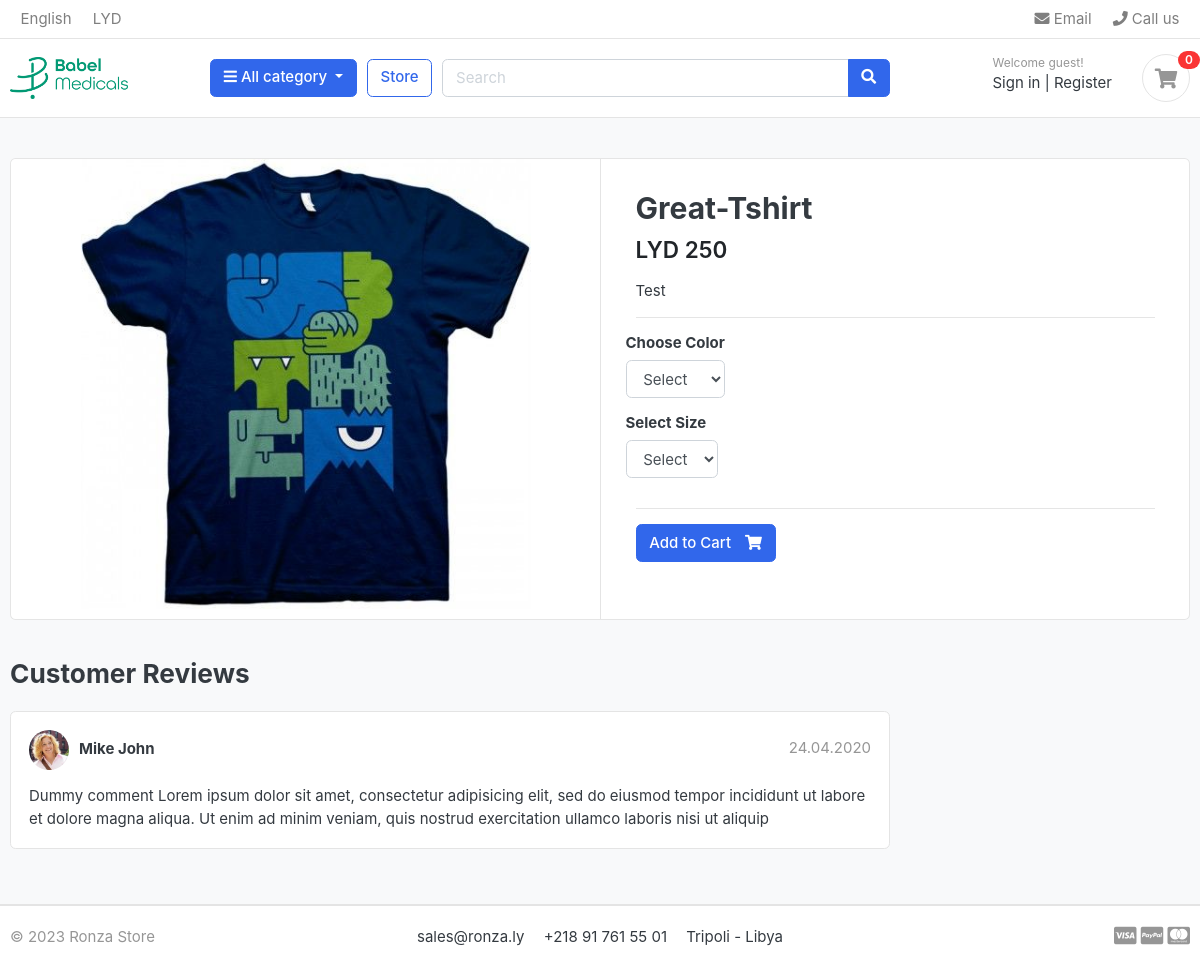
Screenshot of /store/category/t-shirt/great-tshirt/ with the database file from the repository.
### store/models.py (models this page shows, shortened)
class Product(models.Model):
    product_name = models.CharField(max_length=200, unique=True)
    slug = models.SlugField(max_length=200, unique=True)
    description = models.TextField(max_length=500, blank=True)
    price = models.IntegerField()
    images = models.ImageField(upload_to='photos/products')
    stock = models.IntegerField()
    is_available = models.BooleanField(default=True)
    category = models.ForeignKey(Category,on_delete=models.CASCADE)
    create_date = models.DateTimeField(auto_now_add=True)
    modified_date = models.DateTimeField(auto_now=True)

### store/views.py (the view)
# urls.py: path('store/category/<slug:category_slug>/<slug:product_slug>/', views.product_detail, name='product_detail'),
def product_detail(request, category_slug, product_slug):
    try:
        single_product = Product.objects.get(category__slug=category_slug, slug=product_slug)
        in_cart = CartItem.objects.filter(cart__cart_id=_cart_id(request), product=single_product).exists()
    except Exception as e:
        raise e
    context = {
        'single_product': single_product,
        'in_cart' : in_cart,
    }
    return render(request, 'store/product_detail.html', context)

### carts/context_processore.py (called while the page is built)
def counter(request):
    cart_count = 0
    if 'admin' in request.path:
        return{}
    else:
        try:
            cart = Cart.objects.filter(cart_id=_cart_id(request))
            cart_items = CartItem.objects.all().filter(cart=cart[:1])
            for cart_item in cart_items:
                cart_count += cart_item.quantity
        except Cart.DoesNotExist:
            cart_count = 0
    return dict(cart_count=cart_count)

### carts/views.py (called while the page is built)
def _cart_id(request):
    cart = request.session.session_key
    if not cart:
        cart = request.session.create()
    return cart

### category/contex_procesors.py (called while the page is built)
def menu_links(request):
    links = Category.objects.all()
    return dict(links=links)

### category/models.py (called while the page is built)
    def get_url(self):
        return reverse ('product_by_category', args=[self.slug])

### store/models.py (called while the page is built)
    def colors(self):
        return super(VariationManager, self).filter(variation_category='color',is_active=True)

    def sizes(self):
        return super(VariationManager, self).filter(variation_category='size',is_active=True)

### ronzastore/templates/store/product_detail.html (shortened to what this page needs)
{% extends 'base.html' %}
{% load static%}
{% block content %}
<section class="section-content padding-y bg">
    <div class="container">
    <div class="card">
        <div class="row no-gutters">
            <aside class="col-md-6">
    <article class="gallery-wrap">
        <div class="img-big-wrap">
           <a href="#"><img src="{{ single_product.images.url}}"></a>
        </div>
    </article>
            </aside>
            <main class="col-md-6 border-left">
<form action="{% url 'add_cart' single_product.id %}" method="POST">
  <article class="content-body">
  <h2 class="title">{{ single_product.product_name}}</h2>
  <div class="mb-3">
      <var class="price h4">LYD {{ single_product.price}}</var>
  </div>
  <p>{{single_product.description}}</p>
  <hr>
      <div class="row">
          <div class="item-option-select">
              <h6>Choose Color</h6>
              <select name="color" class="form-control" required>
                <option value="" disabled selected>Select</Option>
                </select>
          </div>
      </div>
      <div class="row">
        <div class="item-option-select">
            <h6>Select Size</h6>
            <select name="size" class="form-control">
              <option value="" disabled selected>Select</Option>
            </select>
        </div>
    </div>
      <hr>
      {% if single_product.stock <= 0 %}
          <h5 class="text-danger"> Out of Stock </h5>
          {% else %}
          <button type="submit" class="btn btn-primary"> <span class="text">Add to Cart</span> <i class="fas fa-shopping-cart"></i> </button>
      {% endif %}
  </article>
  </form>
            </main>
        </div>
    </div>
    <br>
    <div class="row">
                <div class="col-md-9">
        <header class="section-heading">
            <h3>Customer Reviews </h3>
        </header>
        <article class="box mb-3">
            <div class="icontext w-100">
                <img src="{% static './images/avatars/avatar1.jpg'%}" class="img-xs icon rounded-circle">
                <div class="text">
                    <span class="date text-muted float-md-right">24.04.2020 </span>
                    <h6 class="mb-1">Mike John </h6>
                </div>
            </div>
            <div class="mt-3">
                <p>
                    Dummy comment Lorem ipsum dolor sit amet, consectetur adipisicing elit, sed do eiusmod
                    tempor incididunt ut labore et dolore magna aliqua. Ut enim ad minim veniam,
                    quis nostrud exercitation ullamco laboris nisi ut aliquip
                </p>
            </div>
        </article>
        </div>
    </div>
    </div>
    </section>
{% endblock %}

### static/css/ui.css (style rules this page uses)
html { font-family: "Inter", sans-serif; font-size: 15px; }
.content-body { flex: 1 1 auto; padding: 2rem 2.3rem; }
.img-xs, .img-sm, .img-md, .img-lg { -o-object-fit: cover; object-fit: cover; flex-shrink: 0; flex-grow: 0; }
.img-xs { width: 40px; height: 40px; }
.padding-y { padding-top: 40px; padding-bottom: 40px; }
var { font-style: normal; }
article:after, .form-group:after { display: block; clear: both; content: ""; }
.bg { background-color: #f8f9fa; }
.section-heading { margin-bottom: 20px; margin-top: 15px; }
p:last-child { margin-bottom: 0; }
.btn .text + i { margin-left: 10px; }
.icontext { display: inline-flex; align-items: center; vertical-align: middle; }
.icontext .text { width: 100%; line-height: 1.2; }
.icontext .icon { position: relative; margin-right: 10px; flex-shrink: 0; flex-grow: 0; }
.price { font-weight: 600; color: #212529; }
.box { padding: 18px; background: #fff; border-radius: 0.37rem; border: 1px solid #e4e4e4; }
.box img { max-width: 100%; }
.gallery-wrap .img-big-wrap { margin-bottom: 10px; border-radius: 0.37rem; overflow: hidden; background-color: #fff; }
.gallery-wrap .img-big-wrap a { text-align: center; display: block; }
.gallery-wrap .img-big-wrap img { height: 450px; width: auto; display: inline-block; }
.item-option-select { margin-bottom: 1rem; display: inline-block; margin-right: 15px; }

### rows the page displays
Product: images (picture), product_name "Great-Tshirt", price "250", description "Test"

### other values shown
{{ cart_count }} "0"
